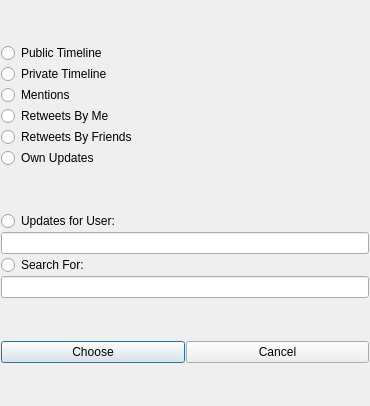
<?xml version="1.0" encoding="UTF-8"?>
<ui version="4.0">
 <author>Bernd Stramm &lt;bernd.stramm@gmail.com&gt;</author>
 <class>PickTimelineDialog</class>
 <widget class="QDialog" name="PickTimelineDialog">
  <property name="geometry">
   <rect>
    <x>0</x>
    <y>0</y>
    <width>370</width>
    <height>406</height>
   </rect>
  </property>
  <property name="windowTitle">
   <string>Choose Timeline</string>
  </property>
  <property name="windowIcon">
   <iconset resource="../chronicon.qrc">
    <normaloff>:/ch.png</normaloff>:/ch.png</iconset>
  </property>
  <layout class="QGridLayout" name="gridLayout">
   <item row="0" column="0">
    <layout class="QVBoxLayout" name="verticalLayout">
     <item>
      <widget class="QRadioButton" name="publicButton">
       <property name="text">
        <string>Public Timeline</string>
       </property>
       <attribute name="buttonGroup">
        <string>buttonChoice</string>
       </attribute>
      </widget>
     </item>
     <item>
      <widget class="QRadioButton" name="privateButton">
       <property name="text">
        <string>Private Timeline</string>
       </property>
       <attribute name="buttonGroup">
        <string>buttonChoice</string>
       </attribute>
      </widget>
     </item>
     <item>
      <widget class="QRadioButton" name="mentionsButton">
       <property name="text">
        <string>Mentions</string>
       </property>
       <attribute name="buttonGroup">
        <string>buttonChoice</string>
       </attribute>
      </widget>
     </item>
     <item>
      <widget class="QRadioButton" name="retweetMineButton">
       <property name="text">
        <string>Retweets By Me</string>
       </property>
       <attribute name="buttonGroup">
        <string>buttonChoice</string>
       </attribute>
      </widget>
     </item>
     <item>
      <widget class="QRadioButton" name="retweetFriendsButton">
       <property name="text">
        <string>Retweets By Friends</string>
       </property>
       <attribute name="buttonGroup">
        <string>buttonChoice</string>
       </attribute>
      </widget>
     </item>
     <item>
      <widget class="QRadioButton" name="ownButton">
       <property name="text">
        <string>Own Updates</string>
       </property>
       <attribute name="buttonGroup">
        <string>buttonChoice</string>
       </attribute>
      </widget>
     </item>
    </layout>
   </item>
   <item row="1" column="0">
    <layout class="QVBoxLayout" name="verticalLayout_2">
     <item>
      <widget class="QRadioButton" name="otherUserButton">
       <property name="text">
        <string>Updates for User:</string>
       </property>
       <attribute name="buttonGroup">
        <string>buttonChoice</string>
       </attribute>
      </widget>
     </item>
     <item>
      <widget class="QLineEdit" name="otherName"/>
     </item>
     <item>
      <widget class="QRadioButton" name="searchButton">
       <property name="text">
        <string>Search For:</string>
       </property>
       <attribute name="buttonGroup">
        <string>buttonChoice</string>
       </attribute>
      </widget>
     </item>
     <item>
      <widget class="QLineEdit" name="searchNeedle"/>
     </item>
    </layout>
   </item>
   <item row="2" column="0">
    <layout class="QHBoxLayout" name="horizontalLayout">
     <item>
      <widget class="QPushButton" name="chooseButton">
       <property name="text">
        <string>Choose</string>
       </property>
      </widget>
     </item>
     <item>
      <widget class="QPushButton" name="cancelButton">
       <property name="text">
        <string>Cancel</string>
       </property>
      </widget>
     </item>
    </layout>
   </item>
  </layout>
 </widget>
 <layoutdefault spacing="1" margin="1"/>
 <resources>
  <include location="../chronicon.qrc"/>
 </resources>
 <connections/>
 <buttongroups>
  <buttongroup name="buttonChoice"/>
 </buttongroups>
</ui>
